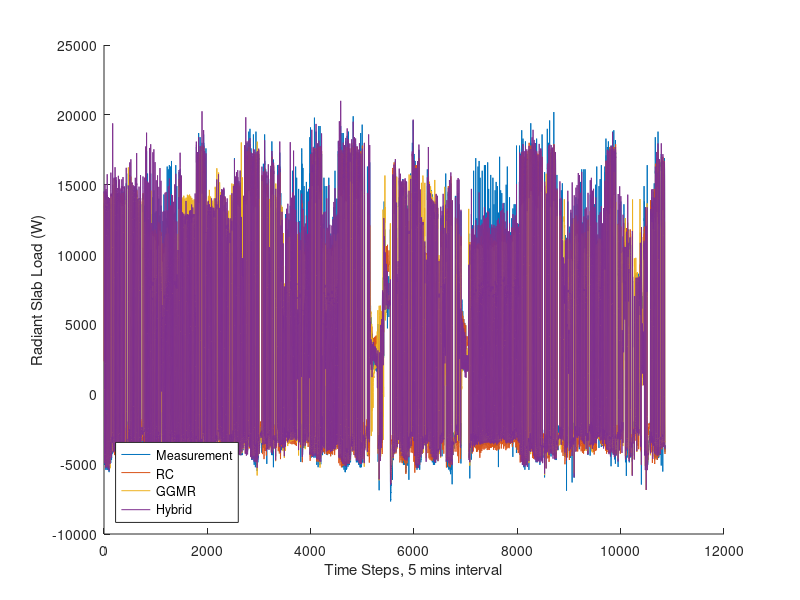

Write MATLAB code to recreate this figure.
% rc_t=readtable('data/_rc_saved_6_measured_modeled.csv');
% rc_pre = rc_t{4033:end,2};
% rc_pre = rc_pre.';
% 
% act = rc_t{4033:end,1};
% act = act.';
load('data/act_rc_ggmr_hybrid.mat');
hold on
plot(act_rc_ggmr_hybrid(1,:))
plot(act_rc_ggmr_hybrid(2,:))
plot(act_rc_ggmr_hybrid(3,:))
plot(act_rc_ggmr_hybrid(4,:))
legend({'Measurement','RC','GGMR','Hybrid'},'Location','southwest')
xlabel('Time Steps, 5 mins interval')
ylabel('Radiant Slab Load (W)')